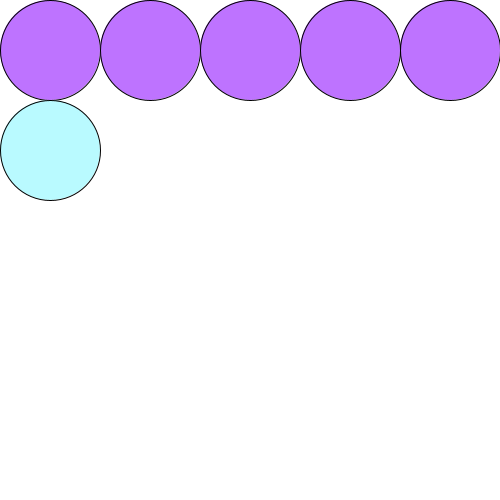
Frame 1 (no input)
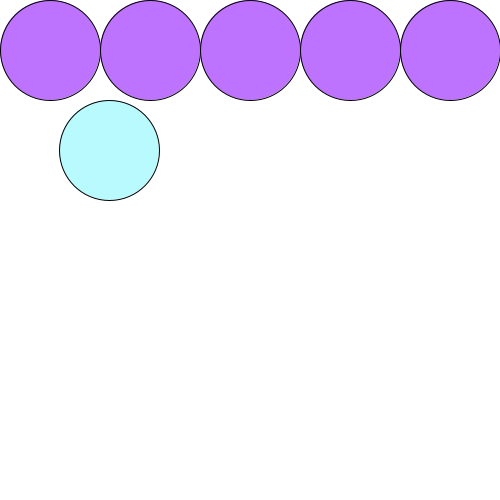
Frame 60 (the mouse pressed at the canvas centre just before this capture)
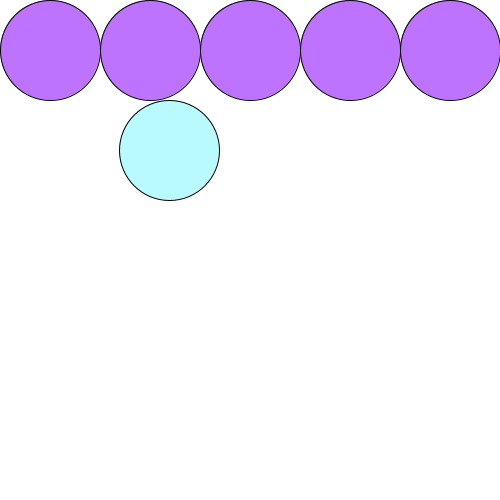
Frame 120 (the mouse held since frame 60 and released just before this capture)

The Processing sketch that drew these frames (run headless with seeded random() and noise(); from frame 60 on, the mouse is pressed at the canvas centre):

// Processing sketch: w08_circles
// ── w08_circles.pde
int movingX, movingY, radius;

void setup() {
  movingX = 50;
  movingY = 150;
  radius = 50;
  size(500, 500);
  fill(190, 115, 255);
  circleRow(50, 450, 50, 100);
  frameRate(180);
}

void draw() {
  background(255);//clear screen
  fill(190, 115, 255);
  circleRow(50, 450, 50, 100);
  fill(185, 250, 255);
  circle(movingX, movingY, 2*radius);
  movingX++;
  if (movingX + radius >= width) {
    movingY = movingY + 2 * radius;
    movingX = 50;
    
    if (movingY + radius > height) {
      movingY = 150;
    }
  }
}

void circleRow(int startX, int endX, int y, int d) {
  circle(endX, y, d);

  while (startX + d <= endX) {
    circle(startX, y, d);
    startX = startX + d;
  }
}
